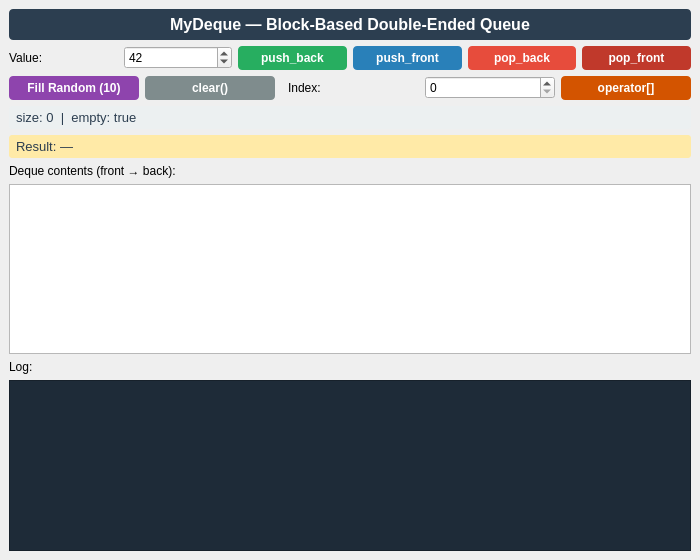
<?xml version="1.0" encoding="UTF-8"?>
<ui version="4.0">
 <class>MainWindow</class>
 <widget class="QMainWindow" name="MainWindow">
  <property name="geometry">
   <rect>
    <x>0</x>
    <y>0</y>
    <width>700</width>
    <height>560</height>
   </rect>
  </property>
  <property name="windowTitle">
   <string>Lab7 — Task5: Deque</string>
  </property>
  <widget class="QWidget" name="centralwidget">
   <layout class="QVBoxLayout" name="verticalLayout">
    <item>
     <widget class="QLabel" name="titleLabel">
      <property name="text">
       <string>MyDeque — Block-Based Double-Ended Queue</string>
      </property>
      <property name="alignment">
       <set>Qt::AlignCenter</set>
      </property>
      <property name="styleSheet">
       <string>font-size: 16px; font-weight: bold; padding: 6px; background: #2c3e50; color: white; border-radius: 4px;</string>
      </property>
     </widget>
    </item>
    <item>
     <layout class="QHBoxLayout" name="inputLayout">
      <item>
       <widget class="QLabel" name="valueLabel">
        <property name="text">
         <string>Value:</string>
        </property>
       </widget>
      </item>
      <item>
       <widget class="QSpinBox" name="valueSpinBox">
        <property name="minimum">
         <number>-9999</number>
        </property>
        <property name="maximum">
         <number>9999</number>
        </property>
        <property name="value">
         <number>42</number>
        </property>
        <property name="minimumWidth">
         <number>90</number>
        </property>
       </widget>
      </item>
      <item>
       <widget class="QPushButton" name="pushBackBtn">
        <property name="text">
         <string>push_back</string>
        </property>
        <property name="styleSheet">
         <string>background:#27ae60; color:white; font-weight:bold; padding:5px 10px; border-radius:4px;</string>
        </property>
       </widget>
      </item>
      <item>
       <widget class="QPushButton" name="pushFrontBtn">
        <property name="text">
         <string>push_front</string>
        </property>
        <property name="styleSheet">
         <string>background:#2980b9; color:white; font-weight:bold; padding:5px 10px; border-radius:4px;</string>
        </property>
       </widget>
      </item>
      <item>
       <widget class="QPushButton" name="popBackBtn">
        <property name="text">
         <string>pop_back</string>
        </property>
        <property name="styleSheet">
         <string>background:#e74c3c; color:white; font-weight:bold; padding:5px 10px; border-radius:4px;</string>
        </property>
       </widget>
      </item>
      <item>
       <widget class="QPushButton" name="popFrontBtn">
        <property name="text">
         <string>pop_front</string>
        </property>
        <property name="styleSheet">
         <string>background:#c0392b; color:white; font-weight:bold; padding:5px 10px; border-radius:4px;</string>
        </property>
       </widget>
      </item>
     </layout>
    </item>
    <item>
     <layout class="QHBoxLayout" name="actionLayout">
      <item>
       <widget class="QPushButton" name="fillRandomBtn">
        <property name="text">
         <string>Fill Random (10)</string>
        </property>
        <property name="styleSheet">
         <string>background:#8e44ad; color:white; font-weight:bold; padding:5px 10px; border-radius:4px;</string>
        </property>
       </widget>
      </item>
      <item>
       <widget class="QPushButton" name="clearBtn">
        <property name="text">
         <string>clear()</string>
        </property>
        <property name="styleSheet">
         <string>background:#7f8c8d; color:white; font-weight:bold; padding:5px 10px; border-radius:4px;</string>
        </property>
       </widget>
      </item>
      <item>
       <spacer>
        <property name="orientation">
         <enum>Qt::Horizontal</enum>
        </property>
       </spacer>
      </item>
      <item>
       <widget class="QLabel" name="indexLabel">
        <property name="text">
         <string>Index:</string>
        </property>
       </widget>
      </item>
      <item>
       <widget class="QSpinBox" name="indexSpinBox">
        <property name="minimum">
         <number>0</number>
        </property>
        <property name="maximum">
         <number>9999</number>
        </property>
        <property name="minimumWidth">
         <number>70</number>
        </property>
       </widget>
      </item>
      <item>
       <widget class="QPushButton" name="getIndexBtn">
        <property name="text">
         <string>operator[]</string>
        </property>
        <property name="styleSheet">
         <string>background:#d35400; color:white; font-weight:bold; padding:5px 10px; border-radius:4px;</string>
        </property>
       </widget>
      </item>
     </layout>
    </item>
    <item>
     <widget class="QLabel" name="infoLabel">
      <property name="text">
       <string>size: 0  |  empty: true</string>
      </property>
      <property name="styleSheet">
       <string>font-size: 13px; padding: 4px; background: #ecf0f1; border-radius: 3px; color: #2c3e50;</string>
      </property>
     </widget>
    </item>
    <item>
     <widget class="QLabel" name="resultLabel">
      <property name="text">
       <string>Result: —</string>
      </property>
      <property name="styleSheet">
       <string>font-size: 13px; padding: 4px; background: #ffeaa7; border-radius: 3px; color: #2c3e50;</string>
      </property>
     </widget>
    </item>
    <item>
     <widget class="QLabel" name="listLabel">
      <property name="text">
       <string>Deque contents (front → back):</string>
      </property>
     </widget>
    </item>
    <item>
     <widget class="QListWidget" name="dequeList">
      <property name="styleSheet">
       <string>font-family: monospace; font-size: 13px;</string>
      </property>
     </widget>
    </item>
    <item>
     <widget class="QLabel" name="logLabel">
      <property name="text">
       <string>Log:</string>
      </property>
     </widget>
    </item>
    <item>
     <widget class="QPlainTextEdit" name="logEdit">
      <property name="maximumHeight">
       <number>110</number>
      </property>
      <property name="readOnly">
       <bool>true</bool>
      </property>
      <property name="styleSheet">
       <string>font-family: monospace; font-size: 12px; background: #1e2b38; color: #00e676;</string>
      </property>
     </widget>
    </item>
   </layout>
  </widget>
 </widget>
 <resources/>
 <connections/>
</ui>
